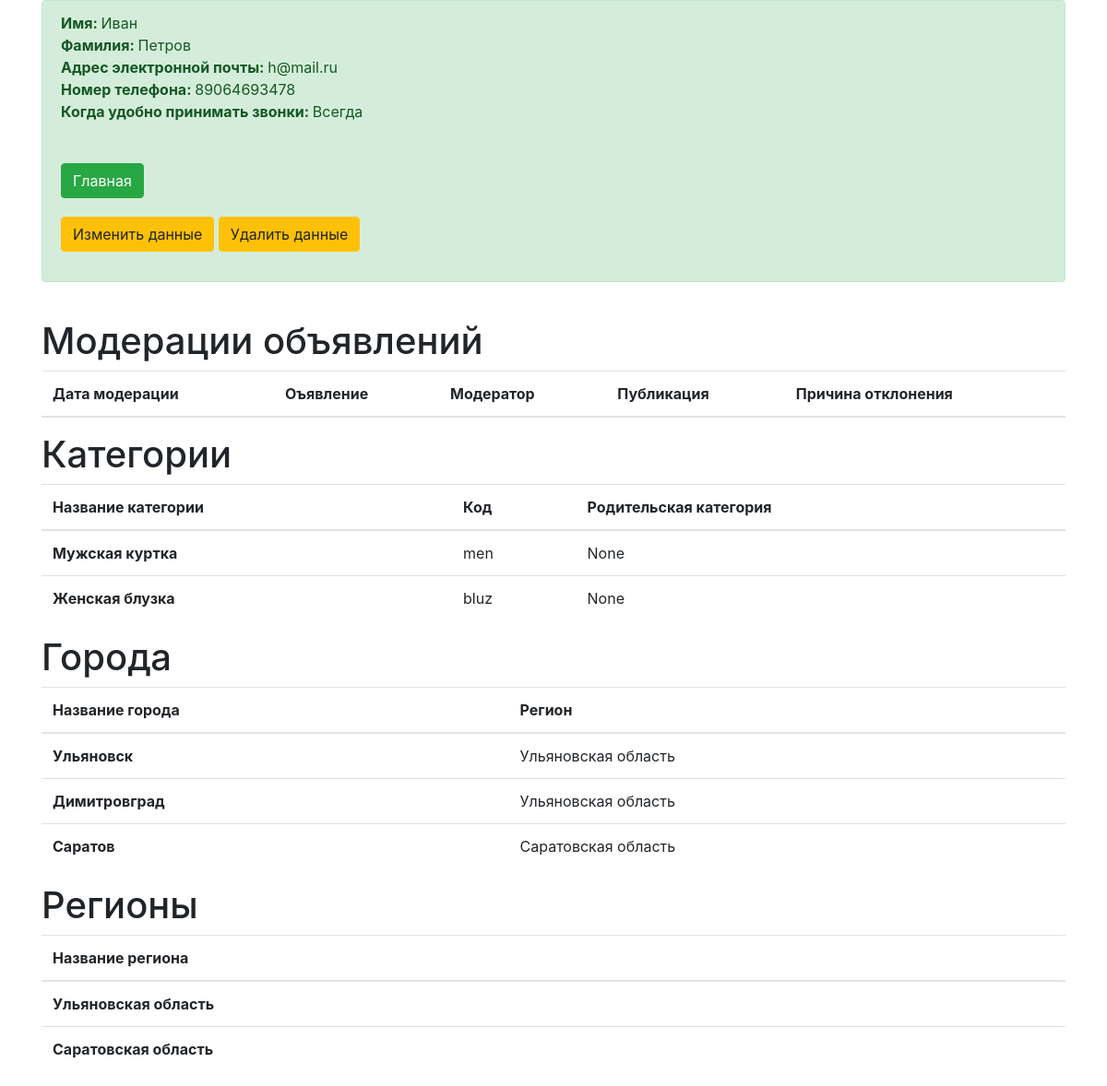
The app's page /profile/4/ (signed in) with its own data.
### mainapp/models.py (models this page shows, shortened)
class User(AbstractUser):
    patronymic = models.CharField('Отчество', max_length=50, null=True, blank=True)
    role = models.CharField('Роль', max_length=50, default="Пользователь")
    phone = models.CharField('Номер телефона', max_length=50)
    convenient_time = models.CharField('Когда удобно принимать звонки', max_length=50)
    status_user = models.CharField(max_length=20, choices=UserStatus.CHOICES, default=UserStatus.waiting)

class Category(models.Model):
    name_cat = models.CharField('Название категории', max_length=50)
    code = models.CharField('Код', max_length=50)
    parent = models.ForeignKey('self', blank=True, on_delete=models.SET_NULL, null=True)

class Cities(models.Model):
    name_city = models.CharField('Название города', max_length=50, blank=False, null=True)
    region = models.ForeignKey('Region', on_delete=models.SET_NULL, null=True)

class Region(models.Model):
    name_reg = models.CharField('Название региона', max_length=50, blank=False, null=True)
    def __str__(self):
        return str(self.name_reg)

### mainapp/views.py (the view)
# urls.py: path('profile/<int:id>/', views.render_profile, name='profile'),
def render_profile(request, id):
    seller = User.objects.get(id=id)
    announcement = Announcement.objects.all()
    announcement_user = Announcement.objects.filter(user=id)
    category = Category.objects.all()
    cities = Cities.objects.all()
    region = Region.objects.all()
    moderation = ModerationAd.objects.all()
    return render(request, "profile.html", {'seller': seller, 'announcement': announcement,
                                            'category': category,
                                            'cities': cities,
                                            'region': region,
                                            'moderation': moderation,
                                            'announcement_user': announcement_user})

### mainapp/templatetags/auth_extras.py (called while the page is built)
@register.filter(name='has_group')
def has_group(user, group_name):
    group = Group.objects.get(name=group_name)
    return True if group in user.groups.all() else False

### templates/profile.html (shortened to what this page needs)
{% load auth_extras %}
<!DOCTYPE html>
<html lang="en">
<head>
    <link rel="stylesheet" href="https://maxcdn.bootstrapcdn.com/bootstrap/4.1.3/css/bootstrap.min.css">
</head>
<body>
<div class="container">
    <div class="about">
        <div class="seller">
            <div class="alert alert-success" role="alert">
                <b>Имя: </b> {{ seller.first_name }}<br>
                <b>Фамилия: </b> {{ seller.last_name }}<br>
                <b>Адрес электронной почты: </b> {{ seller.email }}<br>
                <b>Номер телефона: </b> {{ seller.phone }}<br>
                <b>Когда удобно принимать звонки: </b> {{ seller.convenient_time }}<br><br>
                <a class="btn btn-success" style="margin-top: 20px; margin-bottom: 20px" href="{% url 'mainapp:index' %}" role="button">Главная</a><br>
                <a class="btn btn-warning" href="{% url 'mainapp:info_update' seller.id %}" role="button" style="margin-bottom: 20px">Изменить данные</a>
                <a class="btn btn-warning" href="{% url 'mainapp:info_delete' seller.id %}" role="button" style="margin-bottom: 20px">Удалить данные</a>
            </div>
        </div>
        {% if request.user.is_superuser or request.user|has_group:"Администратор" or request.user|has_group:"Модератор" %}
        <br>
        <h1>Модерации объявлений</h1>
        <div class="time-work">
            <table class="table table-hover">
              <thead>
                <tr>
                  <th scope="col">Дата модерации</th>
                  <th scope="col">Оъявление</th>
                  <th scope="col">Модератор</th>
                  <th scope="col">Публикация</th>
                  <th scope="col">Причина отклонения</th>
                </tr>
              </thead>
            </table>
        </div>
        {% endif %}
        {% if request.user.is_superuser or request.user|has_group:"Администратор" %}
            <h1>Категории</h1>
            <div class="time-work">
                <table class="table table-hover">
                  <thead>
                    <tr>
                      <th scope="col">Название категории</th>
                      <th scope="col">Код</th>
                      <th scope="col">Родительская категория</th>
                    </tr>
                  </thead>
                  <tbody>
                      {% for i in category %}
                          <tr>
                          <th scope="row">{{ i.name_cat }}</th>
                              <td>{{ i.code }}</td>
                              <td>{{ i.parent }}</td>
                          </tr>
                      {% endfor %}
                  </tbody>
                </table>
            </div>
            <h1>Города</h1>
            <div class="time-work">
                <table class="table table-hover">
                  <thead>
                    <tr>
                      <th scope="col">Название города</th>
                      <th scope="col">Регион</th>
                    </tr>
                  </thead>
                  <tbody>
                      {% for i in cities %}
                          <tr>
                          <th scope="row">{{ i.name_city }}</th>
                              <td>{{ i.region }}</td>
                          </tr>
                      {% endfor %}
                  </tbody>
                </table>
            </div>
            <h1>Регионы</h1>
            <div class="time-work">
                <table class="table table-hover">
                  <thead>
                    <tr>
                      <th scope="col">Название региона</th>
                    </tr>
                  </thead>
                  <tbody>
                      {% for i in region %}
                          <tr>
                          <th scope="row">{{ i.name_reg }}</th>
                          </tr>
                      {% endfor %}
                  </tbody>
                </table>
            </div>
        {% endif %}
    </div>
</div>
</body>
</html>

### records on screen
User: first_name "Иван", last_name "Петров", email "h@mail.ru", phone "89064693478", convenient_time "Всегда"
Category: name_cat "Мужская куртка", code "men", parent "None"
Category: name_cat "Женская блузка", code "bluz", parent "None"
Cities: name_city "Ульяновск", region "Ульяновская область"
Cities: name_city "Димитровград", region "Ульяновская область"
Cities: name_city "Саратов", region "Саратовская область"
Region: name_reg "Ульяновская область"
Region: name_reg "Саратовская область"
